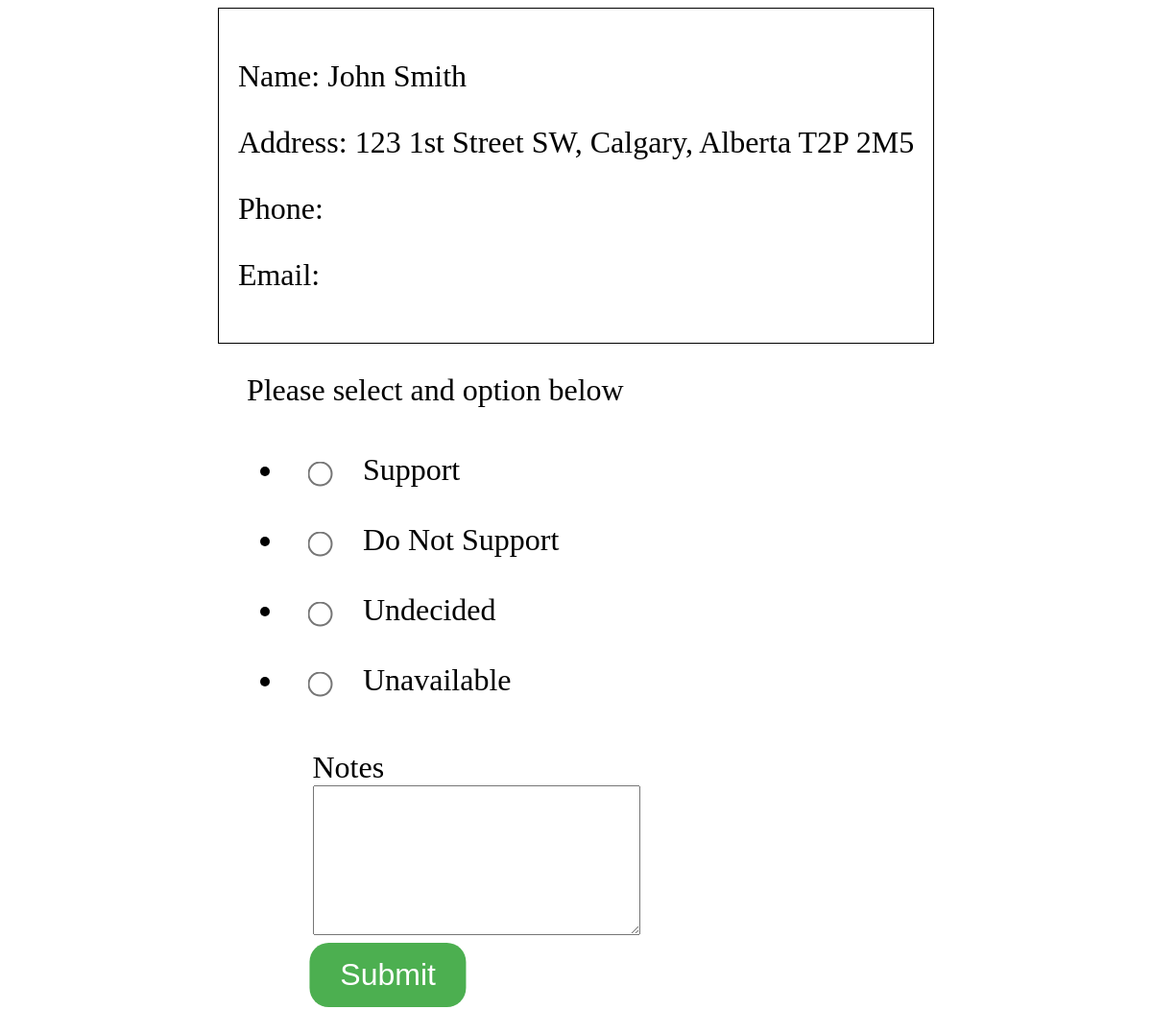
The app's page /survey/?id=6e751017-69d3-46bf-b5a8-6ce79b57a933 (signed in), older data.
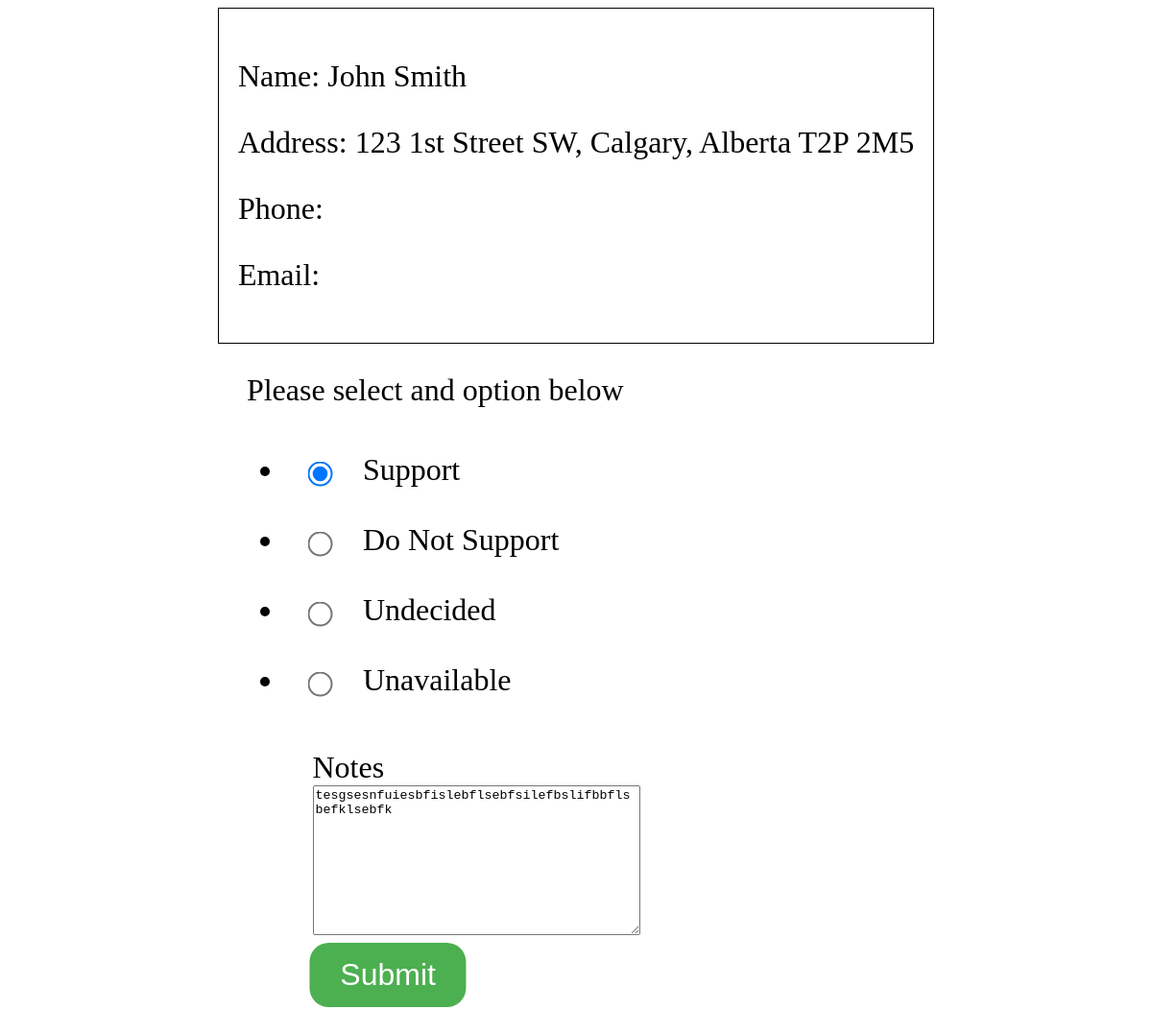
The same page, newer data.
### votehelperapp/models.py (models this page shows)
class Voter(models.Model):
    id = models.UUIDField(primary_key=True, default=uuid.uuid4, editable=False)
    name = models.TextField()
    address = models.TextField()
    email = models.TextField(default="", blank=True)
    phone = models.TextField(default="", blank=True)
    neighbourhood = models.TextField(default="", blank=True)
    assignedEmp = models.TextField(default="", blank=True)
    decision = models.CharField(max_length=20, blank=True)
    notes = models.TextField(blank=True)

### votehelperapp/views.py (the view, shortened to what this page needs)
# urls.py: path('survey/', views.survey, name='survey'),
@login_required(login_url='/login')
def survey(request):
    form = VoterForm(request.POST or None, request.FILES or None)
    voterId = request.GET.get('id')
    if voterId != None:
        voter = Voter.objects.get(id=voterId)
        form = VoterForm(instance=voter)
    a = Voter.objects.filter(decision=1).count
    context = {'form': form, 'id':voterId, 'voter':voter}
    return render(request, "survey.html", context)

### votehelperapp/forms.py
class VoterForm(forms.ModelForm):
    decision = forms.ChoiceField(choices=CHOICES, widget=forms.RadioSelect())
    class Meta:
        model = Voter
        exclude = ['id', 'name', 'address']
        widgets = {
            "title": TextInput(attrs={
                "class": "form-group form",
            }),
        }

### votehelperapp/templates/survey.html (shortened to what this page needs)
<!DOCTYPE html>
<html lang="en">
<head>
    {% load static %}
    <link rel="stylesheet" type="text/css" href="{% static 'surveystyle.css' %}">
</head>
<body>
    <div class="voterinfo">
        <p>Name: {{ voter.name }}</p>
        <p>Address: {{ voter.address }}</p>
        <p>Phone: {{ voter.phone }}</p>
        <p>Email: {{ voter.email }}</p>
    </div>
    <div class="voteoptions">
        <form method="POST" enctype="multipart/form-data">
            <div>
                <label>Please select and option below</label>
                {{ form.decision }}
            </div>
            <div style="margin-left: 10%">
                <label>Notes<br></label>
                {{ form.notes }}
            </div>
            <div class="center">
                <button id="submitbutton" type="submit" >Submit</button>
            </div>
        </form>
    </div>
</body>
</html>

Row changes from the older to the newer data that the page shows:
changed Voter "John Smith": decision "☐ Support ☐ Do Not Support ☐ Undecided ☐ Unavailable" → "☑ Support ☐ Do Not Support ☐ Undecided ☐ Unavailable"; notes (not shown) → "tesgsesnfuiesbfislebflsebfsilefbslifbbflsbefklsebfk"
